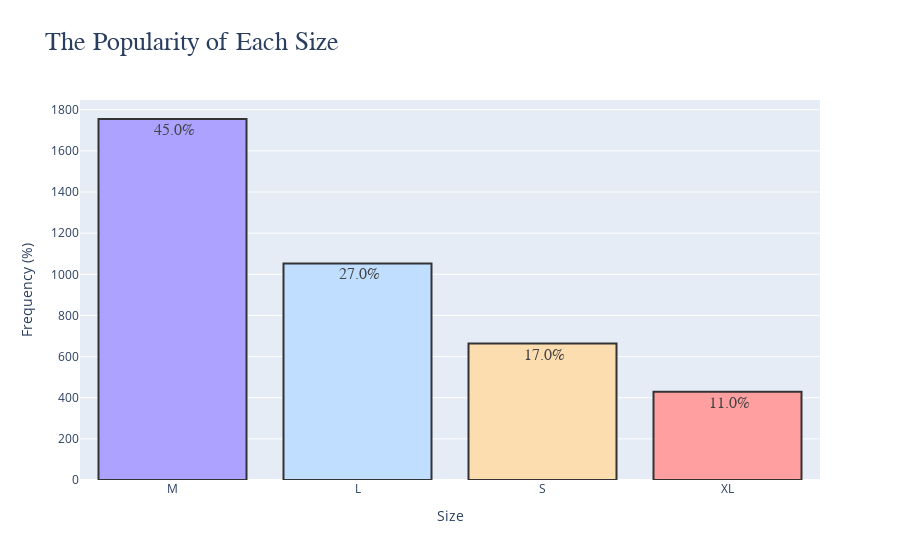

Here is the notebook cell this chart was saved with:
### Code cell
fig = create_bar_chart(the_data=size, 
                       x_label="Size", 
                       y_label="Frequency (%)", 
                       the_title="The Popularity of Each Size")

fig.update_traces(
    textfont= {
        "family": "consolas",
        "size": 16,  
    },
    hovertemplate = "Size: %{x}<br>Popularity (%): %{y}%",
    marker = {"line": {"color": "#333", "width":2}} 
)
iplot(fig)

### Figure 1 — Plotly figure (JSON) as saved in the notebook; plotly's stock layout.template omitted (floating-point values rounded to 4 significant figures)
{"data": [{"alignmentgroup": "True", "hovertemplate": "Size: %{x}<br>Popularity (%): %{y}%", "legendgroup": "M", "marker": {"color": "#ADA2FF", "line": {"color": "#333", "width": 2}, "pattern": {"shape": ""}}, "name": "M", "offsetgroup": "M", "orientation": "v", "showlegend": true, "text": [" 45.0%"], "textfont": {"family": "consolas", "size": 16}, "textposition": "auto", "type": "bar", "x": ["M"], "xaxis": "x", "y": [1755], "yaxis": "y"}, {"alignmentgroup": "True", "hovertemplate": "Size: %{x}<br>Popularity (%): %{y}%", "legendgroup": "L", "marker": {"color": "#C0DEFF", "line": {"color": "#333", "width": 2}, "pattern": {"shape": ""}}, "name": "L", "offsetgroup": "L", "orientation": "v", "showlegend": true, "text": [" 27.0%"], "textfont": {"family": "consolas", "size": 16}, "textposition": "auto", "type": "bar", "x": ["L"], "xaxis": "x", "y": [1053], "yaxis": "y"}, {"alignmentgroup": "True", "hovertemplate": "Size: %{x}<br>Popularity (%): %{y}%", "legendgroup": "S", "marker": {"color": "#FCDDB0", "line": {"color": "#333", "width": 2}, "pattern": {"shape": ""}}, "name": "S", "offsetgroup": "S", "orientation": "v", "showlegend": true, "text": [" 17.0%"], "textfont": {"family": "consolas", "size": 16}, "textposition": "auto", "type": "bar", "x": ["S"], "xaxis": "x", "y": [663], "yaxis": "y"}, {"alignmentgroup": "True", "hovertemplate": "Size: %{x}<br>Popularity (%): %{y}%", "legendgroup": "XL", "marker": {"color": "#FF9F9F", "line": {"color": "#333", "width": 2}, "pattern": {"shape": ""}}, "name": "XL", "offsetgroup": "XL", "orientation": "v", "showlegend": true, "text": [" 11.0%"], "textfont": {"family": "consolas", "size": 16}, "textposition": "auto", "type": "bar", "x": ["XL"], "xaxis": "x", "y": [429], "yaxis": "y"}], "layout": {"barmode": "relative", "legend": {"title": {"text": "Size"}, "tracegroupgap": 0}, "showlegend": false, "title": {"font": {"family": "tahoma", "size": 26}, "text": "The Popularity of Each Size"}, "xaxis": {"anchor": "y", "categoryarray": ["M", "L", "S", "XL"], "categoryorder": "array", "domain": [0, 1], "title": {"text": "Size"}}, "yaxis": {"anchor": "x", "domain": [0, 1], "title": {"text": "Frequency (%)"}}}}
